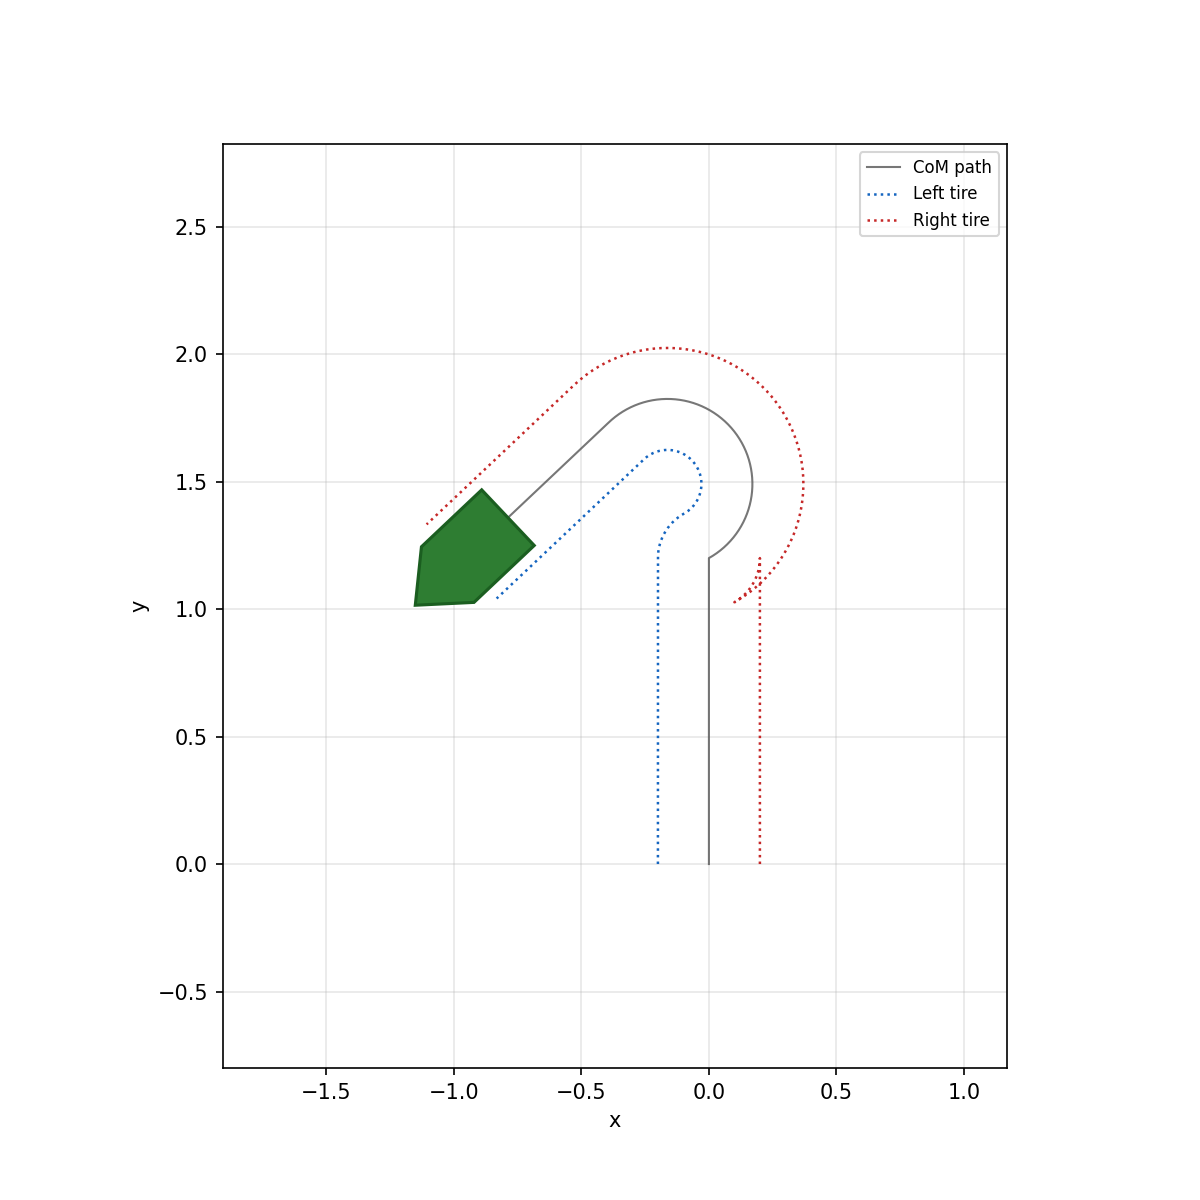

Generate this figure with Python:
#!/usr/bin/env python3
"""Differential drive: wheel-based moves and dotted left/right tire paths."""

from __future__ import annotations

import math
import os

import matplotlib.pyplot as plt

import AuroraMR as amr

os.environ.setdefault("MPLBACKEND", "Agg")

params = amr.DifferentialParams(track_width=0.4, wheel_radius=0.08, max_wheel_speed=2.0)
session = amr.MotionSession.create(
    amr.pose(0.0, 0.0, 0.0),
    amr.KinematicsModel.DIFFERENTIAL,
    dt=0.012,
    differential=params,
)

session.forward_wheels(1.2, 1.0)
session.turn_right(math.pi / 3, 1.2)
session.differential_drive_wheels(0.3, 1.2, duration=1.5)
session.forward(0.8, 0.5)

fig, ax = plt.subplots(figsize=(8, 8))
amr.plot_motion(session, ax=ax, show=False)
fig.savefig(os.path.join(os.path.dirname(__file__), "motion_differential_demo.png"), dpi=150)
print("Saved motion_differential_demo.png")
